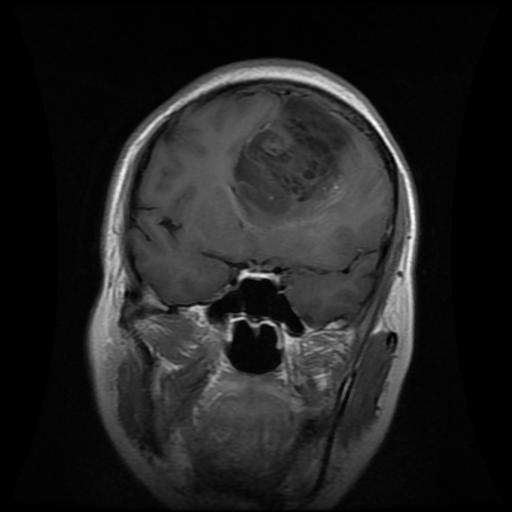
#> input picture Dataset/Training/glioma/Tr-gl_1028.jpg, 512 x 512 px, found by its file name; its folder holds only this picture in this run
$ jupyter execute --allow-errors 'EDA & Preprocessing.ipynb'
#> lines starting #> are read from the running program, lines starting #| are printed output that depends on the picture
# **Problem Statement Selection**

# Brain Tumor Detection and Classification Using ANN

## Project Title
**Brain Tumor Detection and Classification Using Artificial Neural Network (ANN)**

## Problem Statement
Brain tumors are difficult to detect manually from MRI images and require expert analysis.
The objective of this project is to build an Artificial Neural Network (ANN) model that can
automatically analyze brain MRI images and classify them into different tumor categories.

## Business Objective
- To develop an AI-based system for automatic brain tumor detection.
- To assist doctors and radiologists in faster diagnosis.
- To reduce manual analysis effort and improve decision-making.
- To support early detection of brain tumor types.

## Expected Output
The trained ANN model takes a brain MRI image as input and predicts the tumor category.

**Input:** Brain MRI Image

**Output:** Predicted Tumor Class

Example:
- Glioma Tumor
- Meningioma Tumor
- Pituitary Tumor
- No Tumor

## Target Variable
The target variable is the **Brain Tumor Class** that the model predicts.

Classes:
- 0 → Glioma
- 1 → Meningioma
- 2 → Pituitary
- 3 → No Tumor

## Input Features
The input features are numerical representations extracted from MRI images.

Features include:
- MRI image pixel values
- HOG (Histogram of Oriented Gradients) features
- Image intensity values
- Texture and shape information

[cell 1]
import os
import cv2
import numpy as np
import pandas as pd
import matplotlib.pyplot as plt
import seaborn as sns
from skimage.feature import hog
from sklearn.preprocessing import LabelEncoder, StandardScaler
from sklearn.model_selection import train_test_split

[cell 2]
from google.colab import drive
drive.mount('/content/drive')

#Dataset Import

[cell 3]
import zipfile
import os

# Path to your ZIP file in Google Drive
zip_path = "/content/drive/MyDrive/Deep Learning/Brain tumor MRI Detection Project /Dataset/archive.zip"

# Folder where the files will be extracted
extract_path = "/content/drive/MyDrive/Deep Learning/Brain tumor MRI Detection Project /Extracted_Files"

os.makedirs(extract_path, exist_ok=True)

#> (the rest of this cell did not finish here and is left out)

[cell 4]
train_path = "/content/drive/MyDrive/Deep Learning/Brain tumor MRI Detection Project /Extracted_Files/Training"
test_path = "/content/drive/MyDrive/Deep Learning/Brain tumor MRI Detection Project /Extracted_Files/Testing"

# Exploratary Data Analysis.

**Verify the classes in train and test data**

---

[cell 5]
def classes(path):
  classes = os.listdir(path)

  print("\nclasses:", classes)
  print('Number of classes : ', len(classes))

classes(train_path)
#> (the rest of this cell did not finish here and is left out)

**Display the number of images in each class in train and test data**

[cell 6]
def count(path):
  # Count images in each class
  total = 0
  for folder in os.listdir(path):
    folder_path = os.path.join(path, folder)
    count = len(os.listdir(folder_path))
    print(f'{folder} : {count}')
    total += count
#> pass 2 of the loop in count, `for folder in os.listdir(path):`:

  print(f'\nTotal Training Images : {total}\n\n')

count(train_path)
#> (the rest of this cell did not finish here and is left out)

**Displaying image from each class**

[cell 7]
plt.figure(figsize=(12,8))
for i, folder in enumerate(os.listdir(train_path)):
  img_name = os.listdir(os.path.join(train_path, folder))[0]
  img_path = os.path.join(train_path, folder, img_name)
  img = cv2.imread(img_path)
#> img is the input picture: shape (512, 512, 3); min 0, max 255, mean 33
  img = cv2.cvtColor(img, cv2.COLOR_BGR2RGB)
  plt.subplot(2,2,i+1)
  plt.imshow(img)
  plt.title(folder)
  plt.axis('off')
#> pass 2 of the loop `for i, folder in enumerate(os.listdir(train_path)):`:
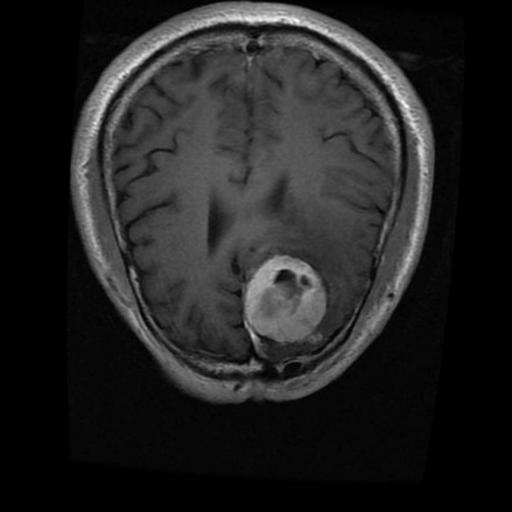
#> input picture Dataset/Training/meningioma/Tr-aug-me_52.jpg, 512 x 512 px, found by its file name
#> img is the input picture: shape (512, 512, 3); min 0, max 254, mean 34.4

plt.tight_layout()
plt.show()
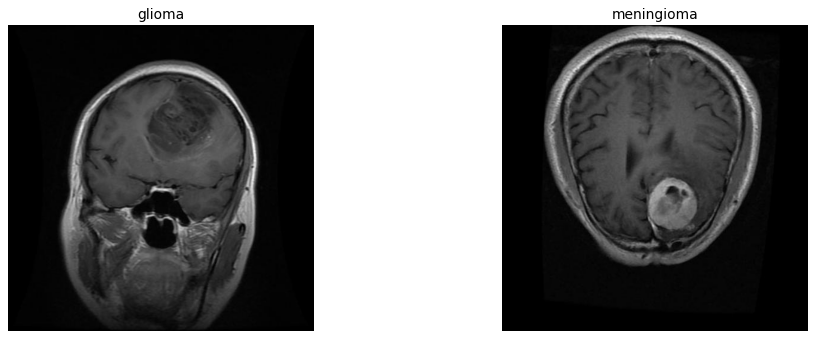
#> figure drawn by matplotlib, 2 panels

**Shape of image**

[cell 8]
print('Image Shape: ',img.shape)
#| Image Shape:  (512, 512, 3)
#> `plt.show()`:
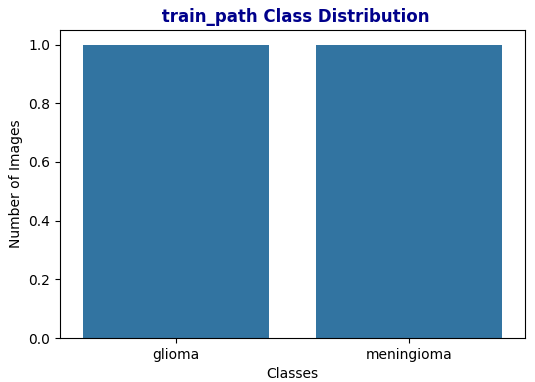
#> figure drawn by matplotlib, 1 panel
#> pass 2 of the loop `for i,path in zip(("train_path","test_path"),[train_path,test_path]):`:

**Checking Brain Tumor class Distrinbution in train and test data:**

#> (a cell that did not finish here is left out)

**Overall Insights:**

1. This Dataset contains 2 folder
* Train data
* Test data

2. In Train data contains 4 Difflerent classes is

* glioma : 1400
* meningioma : 1400
* notumor : 1400
* pituitary : 1400

 Each class contains 1400 images and total images are 5600

 This is balanced dataset all classes are equally distributed.

3. In Test data contains 4 Difflerent classes is

* glioma : 400
* meningioma : 400
* notumor : 400
* pituitary : 400

 Each class contains 1400 images and total images are 1600

 This is balanced dataset all classes are equally distributed.

# Preprocessing

[cell 10]
def preprocessing(path):

  img_size = 64
  X = []
  y = []
  classes = os.listdir(path)
  for folder in classes:
    folder_path = os.path.join(path, folder)
    for img_name in os.listdir(folder_path):
      img_path = os.path.join(folder_path,img_name)
      img = cv2.imread(img_path)
      img = cv2.resize(img,(img_size,img_size))
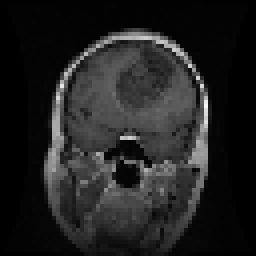
#> img: shape (64, 64, 3) (shown 4 times larger); min 0, max 246, mean 33.3
      gray = cv2.cvtColor(img, cv2.COLOR_BGR2GRAY)
      gray = gray / 225.0
      features = hog(
                      gray,
                      orientations =9,
                      pixels_per_cell = (8,8),
                      cells_per_block= (2,2),
                      block_norm="L2-Hys"
                    )
#> features = 1764 values, max 0.72 at index 65, min 0 at index 3, mean 0.115
      X.append(features)
      y.append(folder)
#> pass 2 of the loop in preprocessing, `for folder in classes:`:
#> in preprocessing, `img = cv2.resize(img,(img_size,img_size))`:
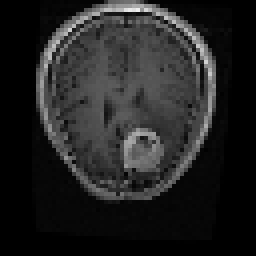
#> img: shape (64, 64, 3) (shown 4 times larger); min 0, max 237, mean 34.6
#> features = 1764 values, max 0.564 at index 1441, min 0 at index 0, mean 0.114

  # Checking data type of input and target data
  print('\n\nInput Data type : ',type(X))
#| Input Data type :  <class 'list'>
  print('Target data type: ', type(y))


  # Convert list to Numpy Arrays
  X = np.array(X)
  y = np.array(y)
  print('Input Data Type :', type(X))
#| Input Data Type : <class 'numpy.ndarray'>
  print('Input Data Shape :', X.shape)
#| Input Data Shape : (2, 1764)

  print('\nTarget data type: ', type(y))
  print('Target Data Shape :', y.shape)


  # Labele Encoding on target data
  le = LabelEncoder()
  y = le.fit_transform(y)
  print(le.classes_)

  return X, y

[cell 11]
# Preprocessing on train data
X_train, y_train = preprocessing(train_path)
#> y_train = [0, 1]
print('\nPreprocessing Completed..')
print('\nShape of X_train :',X_train.shape)
#| Shape of X_train : (2, 1764)
print('Shape of y_train :',y_train.shape)
#| Shape of y_train : (2,)

#> (a cell that did not finish here is left out)

# Observation

There is no need to split Train Test Data cazz already Train and Test Data available on kaggel website. Test data Size is 19.4 comparing overall train and test data.

so iam so iam perfoming preprocessing on both Train and Test Data.

**Feature Scaling:**

[cell 13]
scaler = StandardScaler()
X_train_trans = scaler .fit_transform(X_train)
#> (the rest of this cell did not finish here and is left out)

**Observation:**

Iam using Standard Scalare cazz every img pixel range b/w 0 - 255 and iam also normalizing the pixel value so no outliers thats's why iam using this scaling method.

[cell 14]
# Checking Data type test and train data.
print('Type of X_train_trans :', type(X_train_trans))
#| Type of X_train_trans : <class 'numpy.ndarray'>
#> (the rest of this cell did not finish here and is left out)

[cell 15]
# Converting numpy array to Dataframe
X_train_trans = pd.DataFrame(X_train_trans)
#> X_train_trans = table of 2 rows and 1764 columns
#> (the rest of this cell did not finish here and is left out)
